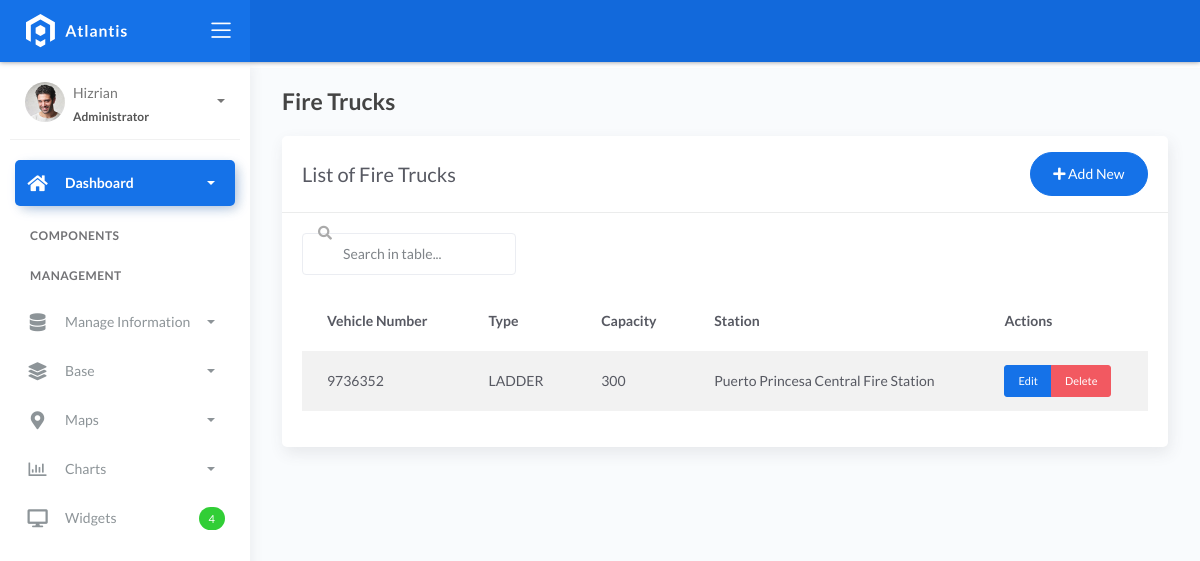
The page /firetrucks/ on the database as committed earlier.
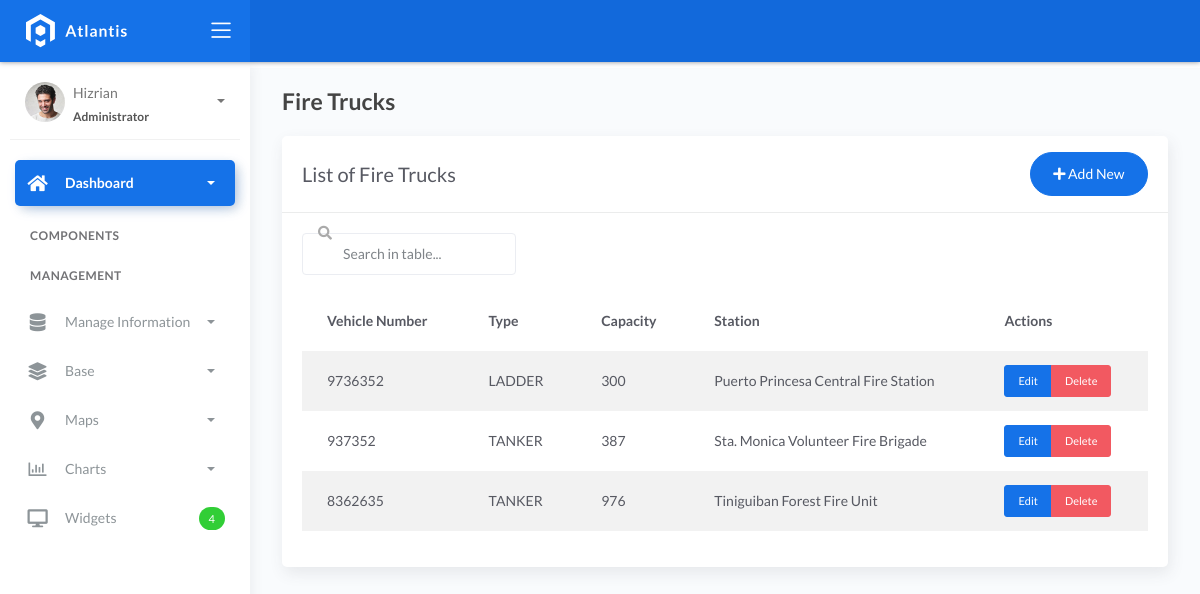
The same page on the database as committed later.
### mainsite/models.py (models this page shows, shortened)
class FireTruck(models.Model):
    vehicle_number = models.CharField(max_length=20)
    type = models.CharField(max_length=50)
    capacity = models.IntegerField()
    station = models.ForeignKey(FireStation, on_delete=models.CASCADE)

class FireStation(models.Model):
    name = models.CharField(max_length=100)
    location = models.ForeignKey(Location, on_delete=models.CASCADE)
    contact_number = models.CharField(max_length=20)

### mainsite/views.py (the view)
# urls.py: path('firetrucks/', views.firetruck_list, name='firetruck-list'),
def firetruck_list(request):
    firetrucks = FireTruck.objects.all()
    return render(request, 'management/firetruck_list.html', {'firetrucks': firetrucks})

### templates/management/firetruck_list.html
{% extends 'management/base_list.html' %}
{% block page_title %}Fire Trucks{% endblock %}
{% block list_title %}List of Fire Trucks{% endblock %}
{% block add_url %}{% url 'firetruck-add' %}{% endblock %}
{% block table_content %}
<thead>
    <tr>
        <th>Vehicle Number</th>
        <th>Type</th>
        <th>Capacity</th>
        <th>Station</th>
        <th>Actions</th>
    </tr>
</thead>
<tbody>
    {% for firetruck in firetrucks %}
    <tr>
        <td>{{ firetruck.vehicle_number }}</td>
        <td>{{ firetruck.type }}</td>
        <td>{{ firetruck.capacity }}</td>
        <td>{{ firetruck.station.name }}</td>
        <td>
            <div class="btn-group" role="group">
                <a href="{% url 'firetruck-edit' firetruck.pk %}" class="btn btn-primary btn-sm">Edit</a>
                <a href="{% url 'firetruck-delete' firetruck.pk %}" class="btn btn-danger btn-sm">Delete</a>
            </div>
        </td>
    </tr>
    {% endfor %}
</tbody>
{% endblock %}

### templates/management/base_list.html (shortened to what this page needs)
{% extends 'base.html' %}
{% block content %}
<div class="page-inner">
    <div class="page-header">
        <h4 class="page-title">{% block page_title %}{% endblock %}</h4>
    </div>
    <div class="row">
        <div class="col-md-12">
            <div class="card">
                <div class="card-header">
                    <div class="d-flex align-items-center">
                        <h4 class="card-title">{% block list_title %}{% endblock %}</h4>
                        <a href="{% block add_url %}{% endblock %}" class="btn btn-primary btn-round ml-auto">
                            <i class="fa fa-plus"></i>
                            Add New
                        </a>
                    </div>
                </div>
                <div class="card-body">
                    <div class="mb-3">
                        <div class="input-group">
                            <div class="input-icon">
                                <span class="input-icon-addon">
                                    <i class="fa fa-search"></i>
                                </span>
                                <input type="text" id="searchInput" class="form-control" placeholder="Search in table...">
                            </div>
                        </div>
                    </div>
                    <div class="table-responsive">
                        <table id="dataTable" class="display table table-striped table-hover">
                            {% block table_content %}{% endblock %}
                        </table>
                    </div>
                </div>
            </div>
        </div>
    </div>
</div>
{% endblock %}

### templates/base.html (shortened to what this page needs)
{% load static %}
<!DOCTYPE html>
<html lang="en">
  <head>
    <link rel="stylesheet" href="{% static 'css/bootstrap.min.css' %}" />
    <link rel="stylesheet" href="{% static 'css/atlantis.min.css' %}" />
    <link rel="stylesheet" href="{% static 'css/demo.css' %}" />
  </head>
  <body>
    <div class="wrapper">
      <div class="main-header">
        <div class="logo-header" data-background-color="blue">
          <a href="index.html" class="logo">
            <img src="{% static 'img/logo.svg' %}" alt="navbar brand" class="navbar-brand" />
          </a>
          <div class="nav-toggle">
            <button class="btn btn-toggle toggle-sidebar">
              <i class="icon-menu"></i>
            </button>
          </div>
        </div>
        <nav class="navbar navbar-header navbar-expand-lg" data-background-color="blue2">
        </nav>
      </div>
      <div class="sidebar sidebar-style-2">
        <div class="sidebar-wrapper scrollbar scrollbar-inner">
          <div class="sidebar-content">
            <div class="user">
              <div class="avatar-sm float-left mr-2">
                <img src="{% static 'img/profile.jpg' %}" alt="..." class="avatar-img rounded-circle" />
              </div>
              <div class="info">
                <a data-toggle="collapse" href="#collapseExample" aria-expanded="true">
                  <span>
                    Hizrian
                    <span class="user-level">Administrator</span>
                    <span class="caret"></span>
                  </span>
                </a>
              </div>
            </div>
            <ul class="nav nav-primary">
              <li class="nav-item active">
                <a data-toggle="collapse" href="#dashboard" class="collapsed" aria-expanded="false">
                  <i class="fas fa-home"></i>
                  <p>Dashboard</p>
                  <span class="caret"></span>
                </a>
              </li>
              <li class="nav-section">
                <h4 class="text-section">Components</h4>
              </li>
              <li class="nav-section">
                <h4 class="text-section">Management</h4>
              </li>
              <li class="nav-item">
                <a data-toggle="collapse" href="#management">
                  <i class="fas fa-database"></i>
                  <p>Manage Information</p>
                  <span class="caret"></span>
                </a>
              </li>
              <li class="nav-item">
                <a data-toggle="collapse" href="#base">
                  <i class="fas fa-layer-group"></i>
                  <p>Base</p>
                  <span class="caret"></span>
                </a>
              </li>
              <li class="nav-item">
                <a data-toggle="collapse" href="#maps">
                  <i class="fas fa-map-marker-alt"></i>
                  <p>Maps</p>
                  <span class="caret"></span>
                </a>
              </li>
              <li class="nav-item">
                <a data-toggle="collapse" href="#charts">
                  <i class="far fa-chart-bar"></i>
                  <p>Charts</p>
                  <span class="caret"></span>
                </a>
              </li>
              <li class="nav-item">
                <a href="widgets.html">
                  <i class="fas fa-desktop"></i>
                  <p>Widgets</p>
                  <span class="badge badge-success">4</span>
                </a>
              </li>
            </ul>
          </div>
        </div>
      </div>
      <div class="main-panel">
        <div class="content">
          {% block content %}
          {% endblock %}
          </div>
        </div>
        <footer class="footer">
          <div class="container-fluid">
            <nav class="pull-left">
              <ul class="nav">
                <li class="nav-item">
                  <a class="nav-link" href="https://www.themekita.com"> ThemeKita </a>
                </li>
                <li class="nav-item">
                  <a class="nav-link" href="#"> Help </a>
                </li>
                <li class="nav-item">
                  <a class="nav-link" href="#"> Licenses </a>
                </li>
              </ul>
            </nav>
            <div class="copyright ml-auto">2018, made with  by <a href="https://www.themekita.com">ThemeKita</a></div>
          </div>
        </footer>
      </div>
  </body>
</html>

### templates/management/base_list.html (style rules this page uses)
.input-group { margin-bottom: 1rem; }
.input-icon { position: relative; }
.input-icon-addon { position: absolute; left: 10px; top: 50%; transform: translateY(-50%); color: #aaa; }
.form-control { padding-left: 40px; }

Rows that differ between the two databases and show on the page:
added FireTruck: vehicle_number "937352", type "TANKER", capacity "387", station.name "Sta. Monica Volunteer Fire Brigade"
added FireTruck: vehicle_number "8362635", type "TANKER", capacity "976", station.name "Tiniguiban Forest Fire Unit"
